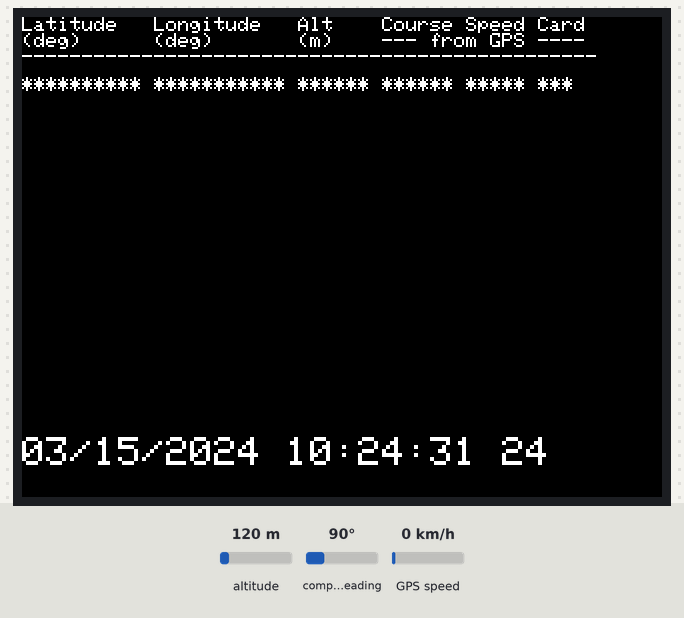
Recording of a sketch running on a simulated ESP32. Parts: 320×240 colour display. The inputs (shaded band) are chosen by the test bench; at power-on: compass heading 90°, GPS speed 0 km/h, altitude 120 m. The GPS gets a fix after 3 s at 37.7749, -122.4194 with 8 satellites.

Above: at 1.3 s.
1.4 s: compass heading set to 7°
At 4.0 s:
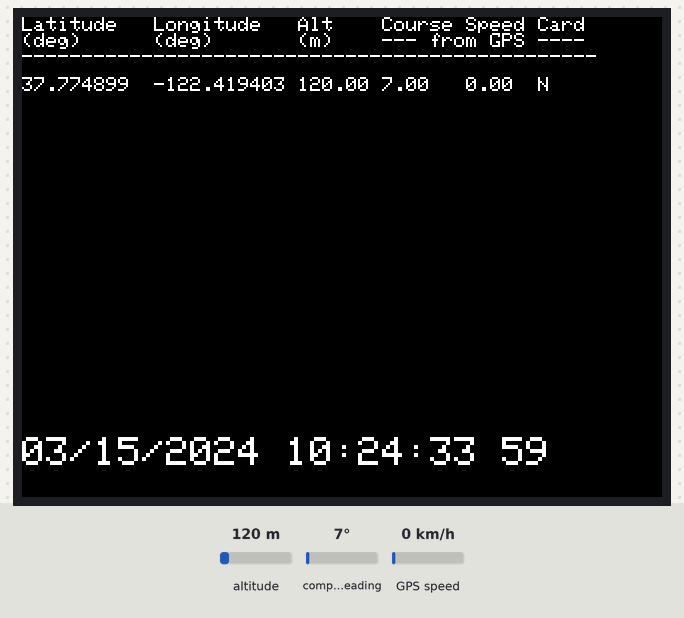
5.5 s: GPS speed set to 98 km/h
At 7.0 s:
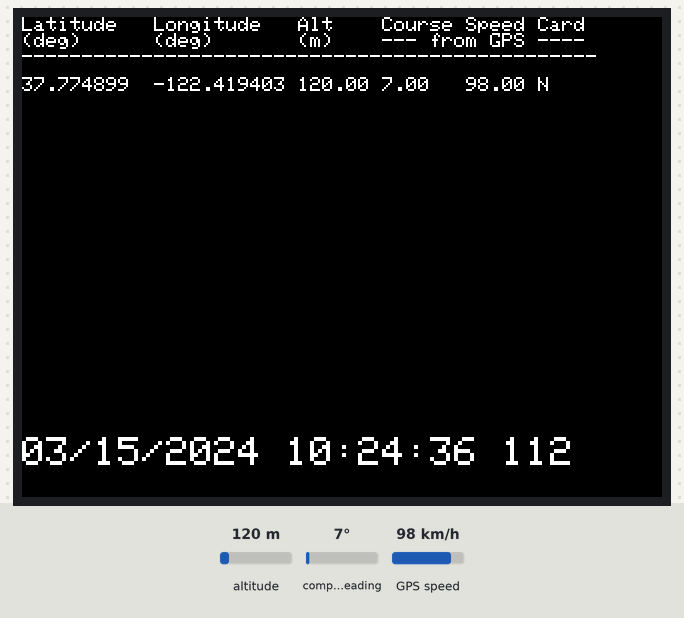
8.8 s: GPS speed set to 102 km/h
At 10.0 s:
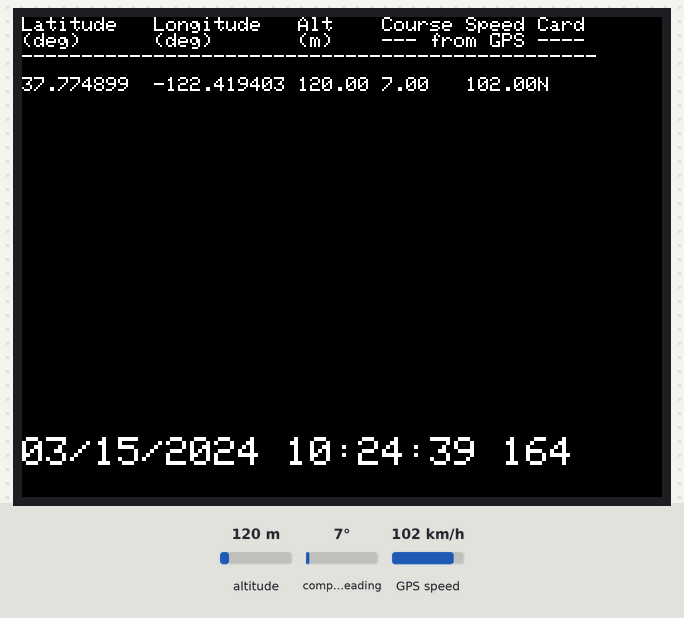
12.9 s: compass heading set to 90°
At 14.2 s:
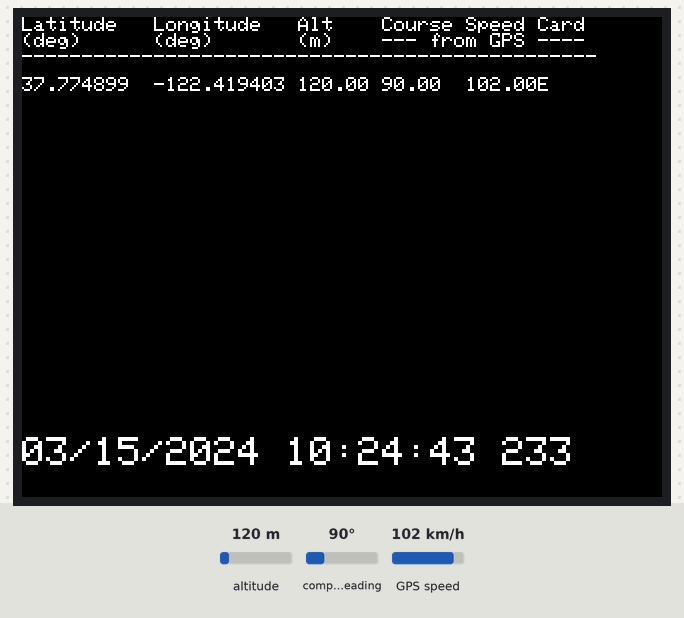
17.0 s: compass heading set to 180°
At 18.2 s:
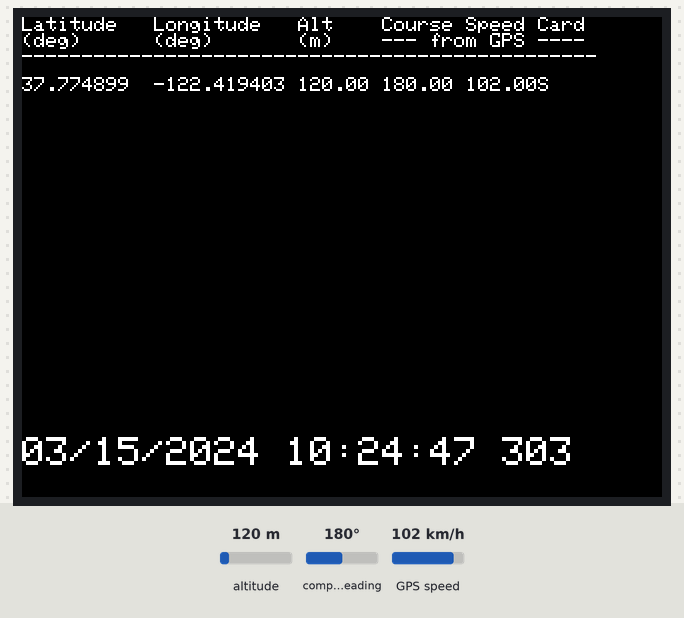
21.1 s: compass heading set to 269°
At 22.1 s:
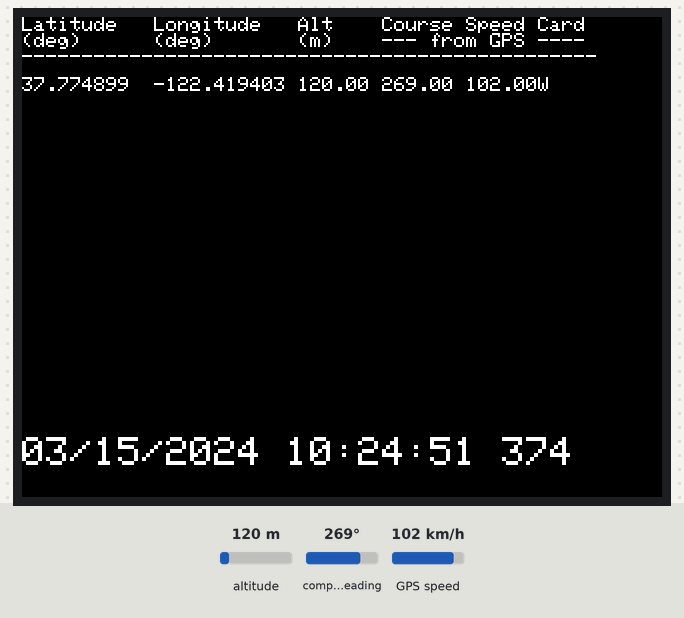
Timing chart, 0 to 24.1 s (numbered marks = the images above; inputs shaded):
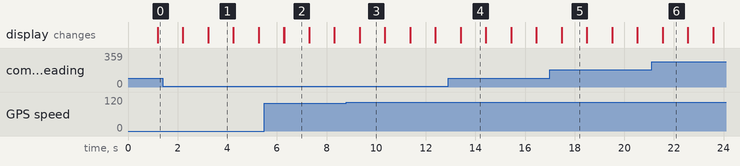

Measured:
- the behaviour switches between 99 and 100 km/h on GPS speed (found by bisection; images 2 and 3)
- after the input at 1.4 s, the display: first differs from a run without the input after 1.8 s (image 1)
- after the input at 8.8 s, the display: first differs from a run without the input after 0.54 s (image 3)
- after the input at 12.9 s, the display: first differs from a run without the input after 0.51 s (image 4)
- after the input at 17.0 s, the display: first differs from a run without the input after 0.48 s (image 5)
- after the input at 21.1 s, the display: first differs from a run without the input after 0.46 s (image 6)
- what the display in image 1 shows lasts 1.0 s, from 3.2 s to 4.2 s

The sketch:

M5StackGPS.ino
```cpp
/*
  please add TinyGPSPlus to your library first........
  TinyGPSPlus file in M5stack lib examples -> modules -> GPS -> TinyGPSPlus-1.0.2.zip
*/

#include <M5Stack.h>
#include <TinyGPS++.h>

static const uint32_t GPSBaud = 9600;

TinyGPSPlus gps;
HardwareSerial ss(2);

void setup() {
  M5.begin();
  ss.begin(GPSBaud);
  M5.Lcd.println(F("Latitude   Longitude   Alt    Course Speed Card "));
  M5.Lcd.println(F("(deg)      (deg)       (m)    --- from GPS ---- "));
  M5.Lcd.println(F("------------------------------------------------"));
}

void loop() {
  M5.Lcd.setTextSize(1);
  M5.Lcd.setCursor(0, 30);
  M5.Lcd.setTextColor(WHITE, BLACK);

  printFloat(gps.location.lat(), gps.location.isValid(), 11, 6);
  printFloat(gps.location.lng(), gps.location.isValid(), 12, 6);
  printFloat(gps.altitude.meters(), gps.altitude.isValid(), 7, 2);
  printFloat(gps.course.deg(), gps.course.isValid(), 7, 2);
  printFloat(gps.speed.kmph(), gps.speed.isValid(), 6, 2);
  printStr(gps.course.isValid() ? TinyGPSPlus::cardinal(gps.course.deg()) : "*** ", 6);

  M5.Lcd.println();

  smartDelay(1000);

  if (millis() > 5000 && gps.charsProcessed() < 10)
    M5.Lcd.println(F("No GPS data received: check wiring"));

  M5.Lcd.setTextSize(2);
  M5.Lcd.setCursor(0, 210);
  printDateTime(gps.date, gps.time);

}

static void smartDelay(unsigned long ms) {
  unsigned long start = millis();
  do
  {
    while (ss.available())
      gps.encode(ss.read());
  } while (millis() - start < ms);
}

static void printFloat(float val, bool valid, int len, int prec) {
  if (!valid) {
    while (len-- > 1)
      M5.Lcd.print('*');
    M5.Lcd.print(' ');
  }
  else {
    M5.Lcd.print(val, prec);
    int vi = abs((int)val);
    int flen = prec + (val < 0.0 ? 2 : 1); // . and -
    flen += vi >= 1000 ? 4 : vi >= 100 ? 3 : vi >= 10 ? 2 : 1;
    for (int i=flen; i<len; ++i)
      M5.Lcd.print(' ');
  }
  smartDelay(0);
}

static void printInt(unsigned long val, bool valid, int len) {
  char sz[32] = "*****************";
  if (valid)
    sprintf(sz, "%ld", val);
  sz[len] = 0;
  for (int i=strlen(sz); i<len; ++i)
    sz[i] = ' ';
  if (len > 0)
    sz[len-1] = ' ';
  M5.Lcd.print(sz);
  smartDelay(0);
}

static void printDateTime(TinyGPSDate &d, TinyGPSTime &t) {
  if (!d.isValid()) {
    M5.Lcd.print(F("********** "));
  }
  else {
    char sz[32];
    sprintf(sz, "%02d/%02d/%02d ", d.month(), d.day(), d.year());
    M5.Lcd.print(sz);
  }

  if (!t.isValid()) {
    M5.Lcd.print(F("******** "));
  }
  else {
    char sz[32];
    sprintf(sz, "%02d:%02d:%02d ", t.hour(), t.minute(), t.second());
    M5.Lcd.print(sz);
  }

  printInt(d.age(), d.isValid(), 5);
  smartDelay(0);
}

static void printStr(const char *str, int len) {
  int slen = strlen(str);
  for (int i=0; i<len; ++i)
    M5.Lcd.print(i<slen ? str[i] : ' ');
  smartDelay(0);
}
```
